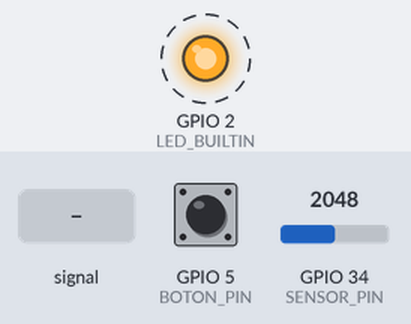
A sketch run on a simulated ESP32. Parts: output pins drawn as LEDs (lit = HIGH). Dashed ring = blinking. Inputs (shaded band) come from the test bench; at power-on: GPIO 34 (SENSOR_PIN) = 2048, GPIO 5 (BOTON_PIN) HIGH. What the sketch prints to the serial monitor is not drawn.

Above: at 2.2 s.
2.3 s: GPIO 34 (SENSOR_PIN) fed a 1000 Hz sine of ±1023 counts around its level
5.8 s: GPIO 34 (SENSOR_PIN) set to 2866
9.4 s: GPIO 34 (SENSOR_PIN) set to 3603
Timing chart, 0 to 18.9 s (numbered marks = the images above; inputs shaded):
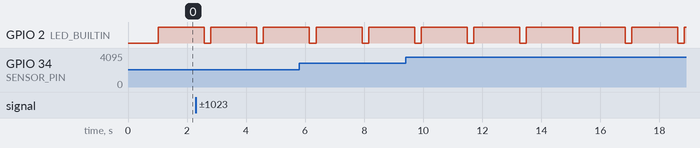

Measured:
- by itself, GPIO 2 (LED_BUILTIN): alternates HIGH for 1.6 s and LOW for 0.22 s

The sketch:

servidor_auditivo_esp32_optimizado_new_model.ino
```cpp
#include <Arduino.h>
#include <WiFi.h>
#include <esp_now.h>
#include "spectrogram.h"
#include "speech_commands_model.h"

/* Declaración de constantes */
#define SENSOR_PIN 34
#define BOTON_PIN 5

/* Prototipos de funciones */
void protocol_esp_now_init(void);
void grabar_audio(void);
void imprimir_audio(void);
void imprimir_espectrograma(void);

float * audio;
float * espectrograma;

data_t input = { SPEECH_COMMANDS_MODEL_CHANNELS, SPEECH_COMMANDS_MODEL_WIDTH, SPEECH_COMMANDS_MODEL_HEIGHT, espectrograma };
flatten_data_t resultados;

// ESP8266 Mac address
uint8_t mac_peer1[] = {0x48, 0x3F, 0xDA, 0x44, 0x00, 0x14};
esp_now_peer_info_t peer1;

char myMessage;

char * predicciones[] = {"Stop", "Go", "Right", "Left", "Down"};

void setup() {
  Serial.begin(115200);
  model_init();
  protocol_esp_now_init();

  pinMode(LED_BUILTIN, OUTPUT);
  digitalWrite(LED_BUILTIN, LOW);
  pinMode(SENSOR_PIN, INPUT);
  pinMode(BOTON_PIN, INPUT);
  delay(1000);
}

void loop() {
  audio = (float*)swap_alloc(sizeof(float)*FRAME_LENGTH);
  espectrograma = (float*)swap_alloc(sizeof(float)*SPEC_SIZE);
  grabar_audio();
  unsigned long tiempo = micros();
  create_spectrogram(audio, espectrograma);
  input.data = espectrograma;
  uint8_t prediccion = model_predict(input,&resultados);
  tiempo = micros() - tiempo;

  Serial.println("Send a new message");
  switch(prediccion){
    case 1:
      myMessage = 'A'; break;
    case 2:
      myMessage = 'D'; break;
    case 3:
      myMessage = 'I'; break;
    case 4:
      myMessage = 'R'; break;
    case 0:
      myMessage = '0'; break;
    default:
      myMessage = '0'; break;
  }
  Serial.println(myMessage);
  esp_now_send(NULL, (uint8_t *) &myMessage, sizeof(myMessage));

  //imprimir_audio();
  //imprimir_espectrograma();
  Serial.print("Predicción: ");
  Serial.println(predicciones[prediccion]);
  Serial.print("Confianza: ");
  Serial.println(resultados.data[prediccion]);
  Serial.print("Tiempo de prediccion: ");
  Serial.println(tiempo);
  Serial.println();

  delay(200);
}

void protocol_esp_now_init(){
  WiFi.mode(WIFI_STA);

  // Get Mac Add
  Serial.print("Mac Address: ");
  Serial.print(WiFi.macAddress());
  Serial.println("ESP32 ESP-Now Broadcast");

  // Initializing the ESP-NOW
  if (esp_now_init() != 0) {
    Serial.println("Problem during ESP-NOW init");
    return;
  }

  memcpy(peer1.peer_addr, mac_peer1, 6);
  peer1.channel = 4;
  peer1.encrypt = 0;

  // Register the peer
  Serial.println("Registering a peer 1");
  if ( esp_now_add_peer(&peer1) == ESP_OK) {
    Serial.println("Peer 1 added");
  }
}
void grabar_audio(){
  char c = 0;
  float prom=0;
  uint16_t valor;
  int i,j=0;
  int listo;
  int boton = 0;

  Serial.println("Presione el boton y pronuncie su orden");
  while(boton != 1){
    boton = digitalRead(BOTON_PIN);
    delay(20);
  }

  // Grabación de voz
  listo = 0;
  digitalWrite(LED_BUILTIN, HIGH);
  for(i=0;i<FRAME_LENGTH;i++){
    valor = analogRead(SENSOR_PIN);
    audio[i] = valor;
    prom += valor;
    delayMicroseconds(DELAY_US);
  }
  digitalWrite(LED_BUILTIN, LOW);

  prom /= FRAME_LENGTH;

  // Resto componente de continua
  for(i=0;i<FRAME_LENGTH;i++){
    audio[i] -= prom;
  }
}

void imprimir_audio(){
  Serial.println("audio_vec = np.array([");
  Serial.print(audio[0]);
  for(int i=1;i<FRAME_LENGTH;i++){
    Serial.print(", ");
    Serial.print(audio[i]);
  }
  Serial.println("])");
  Serial.println();
}

void imprimir_espectrograma(){
  Serial.println("espectrograma_vec = np.array([");
  Serial.print(espectrograma[0]);
  for(int i=1;i<SPEC_SIZE;i++){
    Serial.print(", ");
    Serial.print(espectrograma[i]);
  }
  Serial.println("])");
  Serial.println("espectrograma_vec = np.reshape(espectrograma_vec, (bloques, n_mels))");
  Serial.println();
}
```

embedia.cpp
```cpp
/*
 * EmbedIA
 * LIBRERÍA ARDUINO QUE DEFINE FUNCIONES PARA LA IMPLEMENTACIÓN DE REDES NEURNOALES CONVOLUCIONALES
 * EN MICROCONTROLADORES Y LAS ESTRUCTURAS DE DATOS NECESARIAS PARA SU USO
 */

#include "Arduino.h"
#include "embedia.h"

/* IMPLEMENTACIÓN DE FUNCIONES DE LA LIBRERÍA EmbedIA DEFINIDAS EN embedia.h */

raw_buffer buffer1 = {0, NULL};
raw_buffer buffer2 = {0, NULL};

void * swap_alloc(size_t s){
	static raw_buffer * last_buff = &buffer2;
	last_buff = (last_buff==&buffer1) ? &buffer2 : &buffer1;

	if (last_buff->size < s){
		last_buff->data = realloc(last_buff->data, s);
		last_buff->size = s;
	}
	/*Serial.print("realloc ");
	Serial.print((last_buff==&buffer1) ? "1: " : "2 :" );
	Serial.println(last_buff->size);
	Serial.println(String((uint32_t)last_buff->data,16));*/

	return last_buff->data;
}

/*
 * conv2d()
 * Función que realiza la convolución entre un filtro y un conjunto de datos.
 * Parámetros:
 *             filter_t filter  =>  estructura filtro con pesos cargados
 *                data_t input  =>  datos de entrada de tipo data_t
 *             data_t * output  =>  puntero a la estructura data_t donde se guardará el resultado
 *                   uint16_t delta =>  posicionamiento de feature_map dentro de output.data
 */
void conv2d(filter_t filter, data_t input, data_t * output, uint16_t delta){
	uint16_t i,j,k,l,c;
	float suma;

	for (i=0; i<output->height; i++){
		for (j=0; j<output->width; j++){
			suma = 0;
			for (c=0; c<filter.channels; c++){
				for (k=0; k<filter.kernel_size; k++){
					for (l=0; l<filter.kernel_size; l++){
						//suma += float_mul(filter.weights[(c*filter.kernel_size*filter.kernel_size)+k*filter.kernel_size+l] , input.data[(c*input.height*input.width)+(i+k)*input.width+(j+l)]);
						suma += (filter.weights[(c*filter.kernel_size*filter.kernel_size)+k*filter.kernel_size+l] * input.data[(c*input.height*input.width)+(i+k)*input.width+(j+l)]);
					}
				}
			}
			output->data[delta + i*output->width + j] = suma + filter.bias;
		}
	}

}

/*
 * conv2d_layer()
 * Función que se encarga de aplicar la convolución de una capa de filtros (conv_layer_t)
 * sobre un determinado conjunto de datos de entrada.
 * Parámetros:
 *          conv_layer_t layer  =>  capa convolucional con filtros cargados
 *                data_t input  =>  datos de entrada de tipo data_t
 *             data_t * output  =>  puntero a la estructura data_t donde se guardará el resultado
 */
void conv2d_layer(conv_layer_t layer, data_t input, data_t * output){
	uint16_t delta;

	output->channels = layer.n_filters; //cantidad de filtros
	output->height   = input.height - layer.filters[0].kernel_size + 1;
	output->width    = input.width - layer.filters[0].kernel_size + 1;
    //output->data     = (float*)malloc(sizeof(float)*output->channels*output->height*output->width);
	output->data     = (float*)swap_alloc( sizeof(float)*output->channels*output->height*output->width );


	for(uint16_t i=0; i<layer.n_filters; i++){
		delta = i*(output->height)*(output->width);
		conv2d(layer.filters[i],input,output,delta);
	}

}

/*
 * neuron_forward()
 * Función que realiza el forward de una neurona ante determinado conjunto de datos de entrada.
 * Parámetros:
 *             neuron_t neuron  =>  neurona con sus pesos y bias cargados
 *        flatten_data_t input  =>  datos de entrada en forma de vector (flatten_data_t)
 * Retorna:
 *                      float  =>  resultado de la operación
 */
float neuron_forward(neuron_t neuron, flatten_data_t input){
	uint16_t i;
	float result = 0;

	for(i=0;i<input.length;i++){
		result += input.data[i]*neuron.weights[i];
		//result += float_mul(input.data[i],neuron.weights[i]);

	}

	return result + neuron.bias;
}

/*
 * dense_forward()
 * Función que se encarga de realizar el forward de una capa densa (dense_layer_t)
 * sobre un determinado conjunto de datos de entrada.
 * Parámetros
 *          dense_layer_t dense_layer  =>  capa densa con neuronas cargadas
 *               flatten_data_t input  =>  datos de entrada de tipo flatten_data_t
 *            flatten_data_t * output  =>  puntero a la estructura flatten_data_t donde se guardará el resultado
 */
void dense_forward(dense_layer_t dense_layer, flatten_data_t input, flatten_data_t * output){
	uint16_t i;

	output->length = dense_layer.n_neurons;
    //output->data = (float*)malloc(sizeof(float)*dense_layer.n_neurons);
	output->data = (float*)swap_alloc(sizeof(float)*dense_layer.n_neurons);


	for(i=0;i<dense_layer.n_neurons;i++){
		output->data[i] = neuron_forward(dense_layer.neurons[i],input);
	}
}

/*
 * max_pooling2d()
 * Función que se encargará de aplicar un max pooling a una entrada
 * con un tamaño de ventana de recibido por parámetro (uint16_t strides)
 * a un determinado conjunto de datos de entrada.
 * Parámetros:
 *                data_t input  =>  datos de entrada de tipo data_t
 *             data_t * output  =>  puntero a la estructura data_t donde se guardará el resultado
 */
void max_pooling_2d(uint16_t strides, data_t input, data_t* output){
	uint16_t c,i,j,aux1,aux2;
	float max = -INFINITY;
	float num;

  output->height = (input.height)/strides ;
  output->width =  (input.width )/strides ;

  output->channels = input.channels;
  //output->data = (float*)malloc(sizeof(float)*(output->channels)*(output->height)*(output->width));
  output->data = (float*)swap_alloc(sizeof(float)*(output->channels)*(output->height)*(output->width));

  for (c=0; c<output->channels; c++){
  	for (i=0; i<output->height; i++){
	  	for (j=0; j<output->width; j++){

	  		max = -INFINITY;

	  		for(aux1=0; aux1<strides; aux1++){
					for(aux2=0; aux2<strides; aux2++){

	  				num = input.data[c*input.width*input.height + (i*strides + aux1)*input.width + j*strides + aux2];

	  				if(num>max){
	  					max = num;
	  				}
	  			}
	  		}

	  		output->data[c*output->width*output->height + i*output->width + j] = max;
	  	}
  	}
  }
}

/*
 * softmax()
 * Función que implementa la activación softmax.
 * Convierte un vector de entrada en na distribución de probabilidades
 * (aplicado a la salida de regresión lineal para obtener una distribución de probabilidades para de cada clase).
 * Parámetro:
 *         flatten_data_t data  =>  datos de entrada de tipo flatten_data_t
 */
void softmax(flatten_data_t data){
	float m = -INFINITY;
	for (size_t i = 0; i < data.length; i++) {
		if (data.data[i] > m) {
			m = data.data[i];
		}
	}

	float sum = (0.0);
	for (size_t i = 0; i < data.length; i++) {
		sum += exp(data.data[i] - m);
	}

	float offset = m + log(sum);
	for (size_t i = 0; i < data.length; i++) {
		data.data[i] = exp(data.data[i] - offset);
	}
}

/*
 * relu(data_t)
 * Función que implementa la activación relu, convierte un vector de entrada en
 * una distribución de probabilidades (aplicado a la salida de regresión lineal para
 * obtener una distribución de probabilidades para de cada clase).
 * Parámetro:
 *                 data_t data  =>  datos de tipo data_t a modificar
 */
void relu(data_t data){
	uint16_t i;

	for (i=0;i<(data.channels*data.height*data.width);i++){
		data.data[i] = data.data[i] < 0 ? 0 : data.data[i];
	}
}

/*
 * relu(flatten_data_t)
 * Función que implementa la activación relu, convierte un vector de entrada en
 * una distribución de probabilidades (aplicado a la salida de regresión lineal para
 * obtener una distribución de probabilidades para de cada clase).
 * Parámetro:
 *         flatten_data_t data  =>  datos de tipo flatten_data_t a modificar
 */
void relu_flatten(flatten_data_t data){
	uint16_t i;

	for (i=0;i<(data.length);i++){
		data.data[i] = data.data[i] < 0 ? 0 : data.data[i];
	}
}

/*
 * flatten_layer()
 * Realiza un cambio de tipo de variable.
 * Convierte el formato de los datos en formato de matriz data_t en vector flatten_data_t.
 * (prepara los datos para ingresar en una capa de tipo dense_layer_t)
 * Parámetros:
 *                data_t input  =>  datos de entrada de tipo data_t
 *     flatten_data_t * output  =>  puntero a la estructura flatten_data_t donde se guardará el resultado
 */
void flatten_layer(data_t input, flatten_data_t * output){
	uint16_t c,i,j;
	uint16_t cantidad = 0;

	output->length = input.channels * input.height * input.width;
    //output->data = (float*)malloc(sizeof(float)*output->length);
	output->data = (float*)swap_alloc(sizeof(float)*output->length);


	for(i=0;i<input.height;i++){
		for(j=0;j<input.width;j++){
			for(c=0;c<input.channels;c++){
				output->data[cantidad++] = input.data[(c*input.width*input.height)+(i*input.width)+j];
			}
		}
	}
}

/*
 * argmax()
 * Busca el indice del valor mayor dentro de un vector de datos (flatten_data_t)
 * Parámetros:
 *         flatten_data_t data  =>  datos de tipo flatten_data_t a buscar máximo
 * Retorna
 *                         uint16_t  =>  resultado de la búsqueda - indice del valor máximo
 */
uint16_t argmax(flatten_data_t data){
	float max = data.data[0];
	uint16_t pos = 0;

	for(uint16_t i=1;i<data.length;i++){
		if(data.data[i]>max){
			max = data.data[i];
			pos = i;
		}
	}
	return pos;
}
#if PRINT_RESULTS==1
/*
 * print_data_t()
 * Imprime los valores presentes en una matriz de datos y sus dimensiones
 * Parámetros:
 *                  data_t matriz => matriz de datos a imprimir
 */
void print_data_t(data_t matriz){
	uint16_t c,h,w;

	Serial.print("MCh: "); Serial.print(matriz.channels);
	Serial.print(" - MHe: "); Serial.print(matriz.height);
	Serial.print(" - MWi: "); Serial.println(matriz.width);

	Serial.println("Contenido de la matriz: ");

	for(c=0;c<matriz.channels;c++){
		for(h=0;h<matriz.height;h++){
			for(w=0;w<matriz.width;w++){
				//Serial.print(FIXED_TO_FLOAT(matriz.data[c*matriz.height*matriz.width+h*matriz.width+w]), 5);
		        Serial.print( matriz.data[c*matriz.height*matriz.width+h*matriz.width+w] );
				Serial.print(" ");
			}
			Serial.println();
		}
		Serial.println();
	}
	Serial.println("----------------");

}


/*
 * print_flatten_data_t()
 * Imprime los valores presentes en un vector de datos y su largo
 * Parámetros:
 *            flatten_data_t data => vector de datos a imprimir
 */
void print_flatten_data_t(flatten_data_t data){
	uint16_t i;

	Serial.print("Length: "); Serial.println(data.length);
	Serial.println("Contenido del vector: ");

	for(i=0;i<data.length;i++){
		Serial.print((data.data[i]));
		Serial.print(" ");
	}
	Serial.println();
	Serial.println("----------------");
}


/*
 * print_filter_t()
 * Imprime los valores de los pesos del filtro y sus dimensiones
 * Parámetros:
 *                filter_t filtro => filtro a imprimir
 */
void print_filter_t(filter_t filtro){
	uint16_t c,h,w;

	Serial.print("FCh: "); Serial.print(filtro.channels);
	Serial.print(" - F.K_size: "); Serial.print(filtro.kernel_size);
	Serial.print(" - F.bias: "); Serial.println(filtro.bias);

	Serial.println("Pesos del filtro: ");

	for(c=0;c<filtro.channels;c++){
		for(h=0;h<filtro.kernel_size;h++){
			for(w=0;w<filtro.kernel_size;w++){
				Serial.print((filtro.weights[h*filtro.kernel_size+w]));
				Serial.print(" ");
			}
			Serial.println();
		}
		Serial.println();
	}
	Serial.println("----------------");
}
#endif
```

fft.cpp
```cpp
// file fft.c
#include "fft.h"

void fft(float data_re[], float data_im[], const unsigned int N){
  rearrange(data_re, data_im, N);
  compute(data_re, data_im, N);
}

void rearrange(float data_re[], float data_im[], const unsigned int N){
  unsigned int target = 0;
  for(unsigned int position=0; position<N;position++){
      if(target>position) {
        const float temp_re = data_re[target];
        const float temp_im = data_im[target];
        data_re[target] = data_re[position];
        data_im[target] = data_im[position];
        data_re[position] = temp_re;
        data_im[position] = temp_im;
      }
      unsigned int mask = N;
      while(target & (mask >>=1))
        target &= ~mask;
      target |= mask;
    }
}

void compute(float data_re[], float data_im[], const unsigned int N){
  const float pi = -3.14159265358979323846;

  for(unsigned int step=1; step<N; step <<=1) {
    const unsigned int jump = step << 1;
    const float step_d = (float) step;
    float twiddle_re = 1.0;
    float twiddle_im = 0.0;
    for(unsigned int group=0; group<step; group++){
        for(unsigned int pair=group; pair<N; pair+=jump){
            const unsigned int match = pair + step;
            const float product_re = twiddle_re*data_re[match]-twiddle_im*data_im[match];
            const float product_im = twiddle_im*data_re[match]+twiddle_re*data_im[match];
            data_re[match] = data_re[pair]-product_re;
            data_im[match] = data_im[pair]-product_im;
            data_re[pair] += product_re;
            data_im[pair] += product_im;
        }

        // we need the factors below for the next iteration
        // if we don't iterate then don't compute
        if(group+1 == step){
            continue;
        }

        float angle = pi*((float) group+1)/step_d;
        twiddle_re = cos(angle);
        twiddle_im = sin(angle);
    }
  }
}
```

fft.h
```cpp
// file fft.h
#ifndef _FFT_H
#define _FFT_H

#include <math.h>
// The arrays for the fft will be computed in place
// and thus your array will have the fft result
// written over your original data.
// We require an array of real and imaginary floats
// where they are both of length N
void fft(float data_re[], float data_im[],const unsigned int N);

// helper functions called by the fft
// data will first be rearranged then computed
// an array of  {1, 2, 3, 4, 5, 6, 7, 8} will be
// rearranged to {1, 5, 3, 7, 2, 6, 4, 8}
void rearrange(float data_re[],float data_im[],const unsigned int N);

// the heavy lifting of computation
void compute(float data_re[],float data_im[],const unsigned int N);

#endif
```

spectrogram.h
```cpp
// file spectrogram.h
#ifndef _SPECTROGRAM_H
#define _SPECTROGRAM_H

#include "fft.h"
#include <stdlib.h>

#define CONVERT_TO_DB 0

// Constantes autogeneradas:
#ifndef N_FFT
#define N_MELS 32
#define N_FFT 256
#define N_FMIN 0
#define N_FMAX 0
#define FRAME_LENGTH 5000
#define SAMPLE_RATE 5000
#define BLOCKS 19
#define N_FFT_TABLE 128
#define NOVERLAP 0
#define STEP 256
#define LEN_NFFT_NMELS 4
#define SPEC_SIZE 608
#define DELAY_US 200
#endif

void create_spectrogram(float *data, float *result);

#endif
```

speech_commands_model.h
```cpp
/* EmbedIA model - Autogenerado */
#ifndef SPEECH_COMMANDS_MODEL_H
#define SPEECH_COMMANDS_MODEL_H

#include "embedia.h"
#define SPEECH_COMMANDS_MODEL_CHANNELS 1
#define SPEECH_COMMANDS_MODEL_HEIGHT 19
#define SPEECH_COMMANDS_MODEL_WIDTH 32

void model_init();

int model_predict(data_t input, flatten_data_t * results);


#endif
```

Source omitted: embedia.h (7339 bytes), spectrogram.cpp (1258 bytes), speech_commands_model.cpp (183516 bytes)
